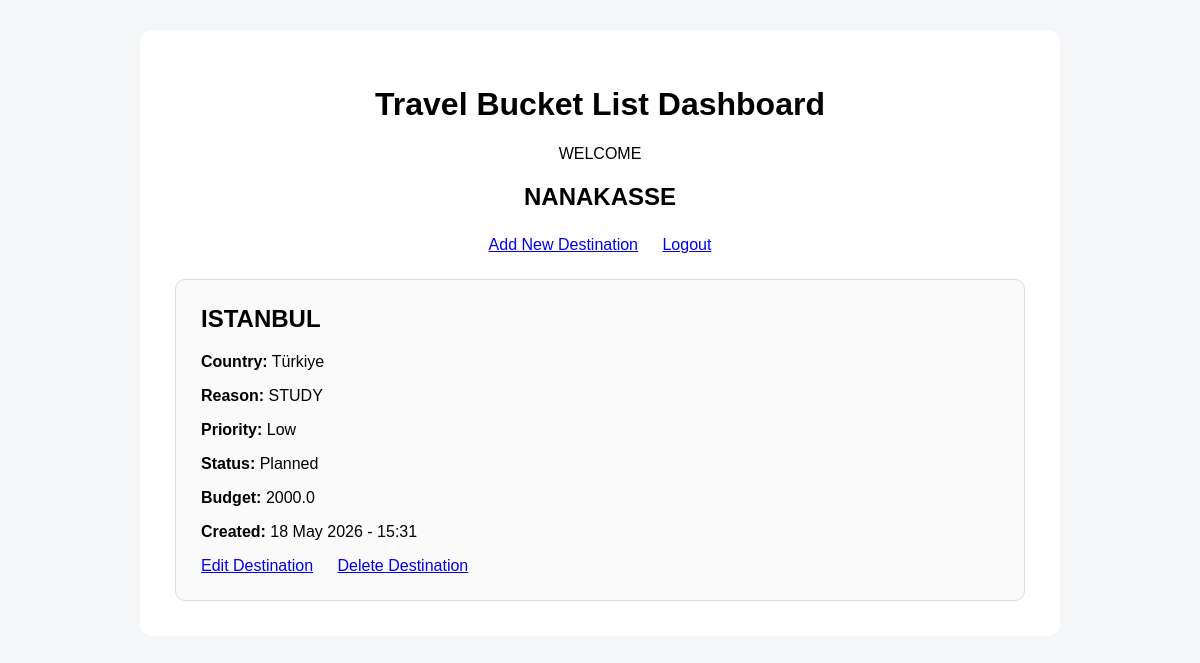
Before: /dashboard (signed in) with the older database file.
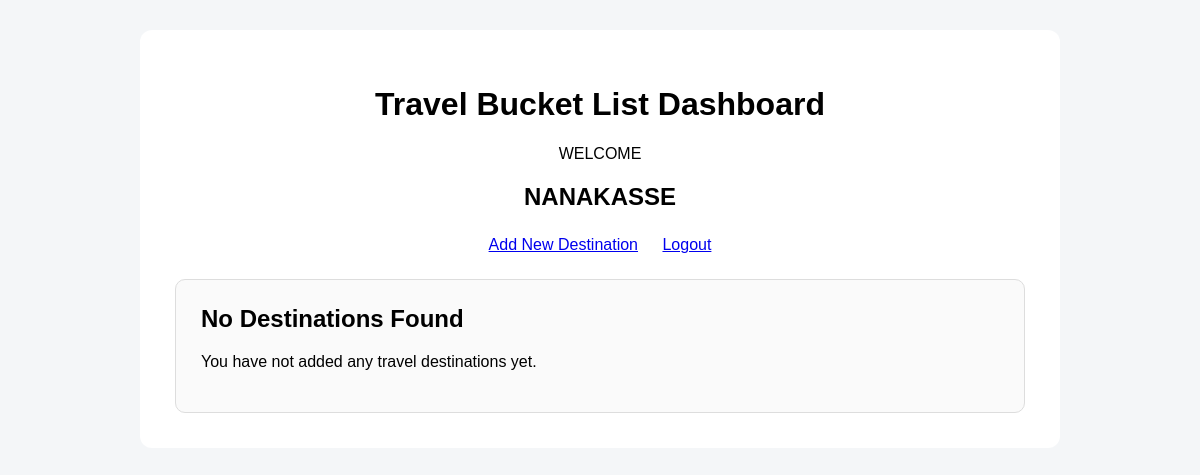
After: the same page with the newer database file.
### tables this page shows
CREATE TABLE destinations (
    id INTEGER PRIMARY KEY AUTOINCREMENT,
    name TEXT NOT NULL,
    country TEXT NOT NULL,
    reason TEXT NOT NULL,
    priority TEXT NOT NULL,
    status TEXT NOT NULL,
    budget REAL NOT NULL,
    created_at TEXT NOT NULL,
    user_id INTEGER NOT NULL,
    FOREIGN KEY (user_id) REFERENCES users(id)
);

### app.py (the view)
@app.route("/dashboard")
def dashboard():
    if "user_id" not in session:
        return redirect(url_for("login"))
    conn = get_db_connection()
    destinations = conn.execute(
        "SELECT * FROM destinations WHERE user_id = ? ORDER BY id DESC",
        (session["user_id"],)
    ).fetchall()
    conn.close()
    return render_template("dashboard.html", destinations=destinations)

### database.py (called while the page is built)
def get_db_connection():
    conn = sqlite3.connect(DATABASE)
    conn.row_factory = sqlite3.Row
    return conn

### templates/dashboard.html (shortened to what this page needs)
<!DOCTYPE html>
<html lang="en">
<head>
</head>
<body>
    <div class="container">
        <h1>Travel Bucket List Dashboard</h1>
        <div class="welcome">
            <p>WELCOME</p>
            <h2>{{ session["username"] | upper }}</h2>
        </div>
        <div class="links">
            <a href="/add">Add New Destination</a>
            <a href="/logout">Logout</a>
        </div>
        {% if destinations %}
            {% for destination in destinations %}
                <div class="card">
                    <h2>{{ destination["name"] | upper }}</h2>
                    <p><strong>Country:</strong> {{ destination["country"] }}</p>
                    <p><strong>Reason:</strong> {{ destination["reason"] }}</p>
                    <p><strong>Priority:</strong> {{ destination["priority"] }}</p>
                    <p><strong>Status:</strong> {{ destination["status"] }}</p>
                    <p><strong>Budget:</strong> {{ destination["budget"] }}</p>
                    <p><strong>Created:</strong> {{ destination["created_at"] }}</p>
                    <div class="actions">
                        <a href="/edit/{{ destination['id'] }}">Edit Destination</a>
                        <a href="/delete/{{ destination['id'] }}">Delete Destination</a>
                    </div>
                </div>
            {% endfor %}
        {% else %}
            <div class="card">
                <h2>No Destinations Found</h2>
                <p>You have not added any travel destinations yet.</p>
            </div>
        {% endif %}
    </div>
</body>
</html>

### templates/dashboard.html (style rules this page uses)
body { font-family: Arial, sans-serif; background-color: #f4f6f8; margin: 0; padding: 30px; }
.container { max-width: 850px; margin: auto; background: white; padding: 35px; border-radius: 12px; }
h1, .welcome { text-align: center; }
.links { text-align: center; margin: 25px 0; }
.links a { margin: 10px; }
.card { border: 1px solid #ddd; padding: 25px; margin-top: 20px; border-radius: 10px; background: #fafafa; }
.card h2 { margin-top: 0; }

Changed rows visible on the page:
removed destinations: name "ISTANBUL", country "Türkiye", reason "STUDY", priority "Low", status "Planned", budget "2000.0", created_at "18 May 2026 - 15:31"
Other visible differences:
text now shown: "No Destinations Found You have not added any travel destinations yet."
